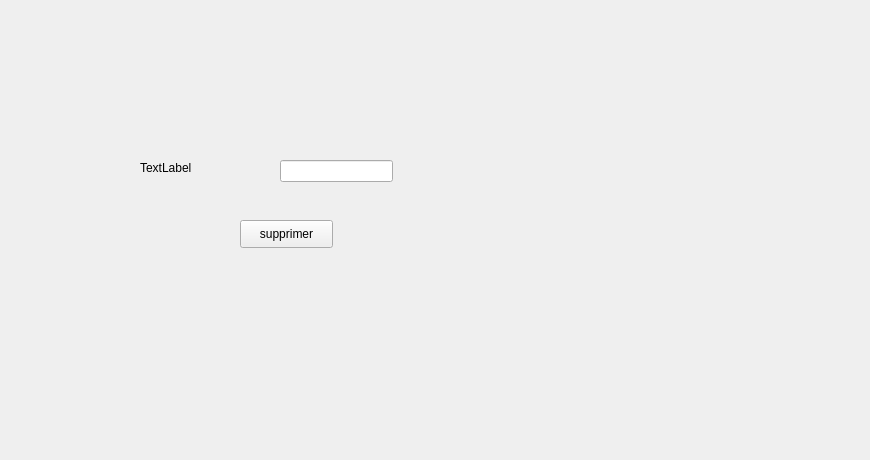
      <widget class="QWidget" name="tab_9">
       <attribute name="title">
        <string>supprimer</string>
       </attribute>
       <widget class="QLineEdit" name="lineEdit_2">
        <property name="geometry">
         <rect>
          <x>280</x>
          <y>160</y>
          <width>113</width>
          <height>22</height>
         </rect>
        </property>
       </widget>
       <widget class="QLabel" name="label_30">
        <property name="geometry">
         <rect>
          <x>140</x>
          <y>160</y>
          <width>56</width>
          <height>16</height>
         </rect>
        </property>
        <property name="text">
         <string>TextLabel</string>
        </property>
       </widget>
       <widget class="QPushButton" name="pushButton_14">
        <property name="geometry">
         <rect>
          <x>240</x>
          <y>220</y>
          <width>93</width>
          <height>28</height>
         </rect>
        </property>
        <property name="text">
         <string>supprimer</string>
        </property>
       </widget>
       <widget class="QLabel" name="label_50">
        <property name="geometry">
         <rect>
          <x>0</x>
          <y>0</y>
          <width>861</width>
          <height>451</height>
         </rect>
        </property>
        <property name="styleSheet">
         <string notr="true">border-image: url(:/images/p0.png);</string>
        </property>
        <property name="text">
         <string/>
        </property>
       </widget>
       <zorder>label_50</zorder>
       <zorder>lineEdit_2</zorder>
       <zorder>label_30</zorder>
       <zorder>pushButton_14</zorder>
      </widget>
